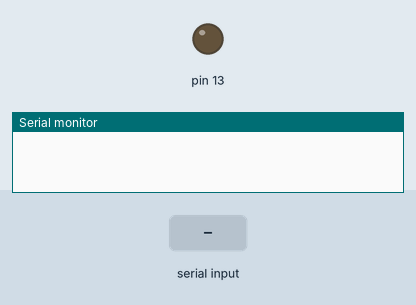
Simulated run of this sketch. Board: Arduino Uno, built with avr-gcc and run on an emulated ATmega328P. Shown: output pins drawn as LEDs (lit = HIGH), the last lines printed to the serial monitor. Inputs (shaded band) come from the test bench.

Above: at 1.2 s.
1.3 s: "90,45\n" received over Serial
At 2.0 s:
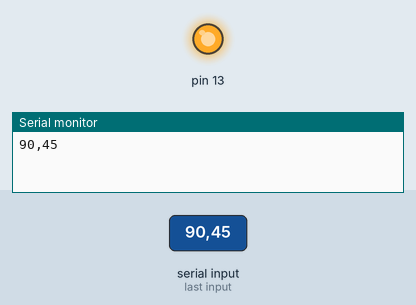
Timing chart, 0 to 10.3 s (numbered marks = the images above; inputs shaded):
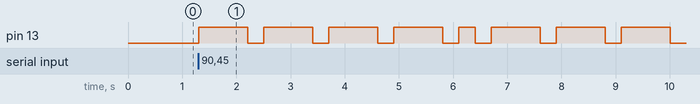

The sketch:

Lab1_arduino.ino
```cpp
String input;
bool morse[36][5] = {
      {0, 1}, //A
      {1, 0, 0, 0}, //B
      {1, 0, 1, 0}, //C
      {1, 0, 0}, //D
      {0}, //E
      {0, 0, 1, 0}, //F
      {1, 1, 0}, //G
      {0, 0, 0, 0}, //H
      {0, 0}, //I
      {0, 1, 1, 1}, //J
      {1, 0, 1}, //K
      {0, 1, 0, 0}, //L
      {1, 1}, //M
      {1, 0}, //N
      {1, 1, 1}, //O
      {0, 1, 1, 0}, //P
      {1, 1, 0, 1}, //Q
      {0, 1, 0}, //R
      {0, 0, 0}, //S
      {1}, //T
      {0, 0, 1}, //U
      {0, 0, 0, 1}, //V
      {0, 1, 1}, //W
      {1, 0, 0, 1}, //X
      {1, 0, 1, 1}, //Y
      {1, 1, 0, 0}, //Z
      {1, 1, 1, 1, 1}, //0
      {0, 1, 1, 1, 1}, //1
      {0, 0, 1, 1, 1}, //2
      {0, 0, 0, 1, 1}, //3
      {0, 0, 0, 0, 1}, //4
      {0, 0, 0, 0, 0}, //5
      {1, 0, 0, 0, 0}, //6
      {1, 1, 0, 0, 0}, //7
      {1, 1, 1, 0, 0}, //8
      {1, 1, 1, 1, 0} //9
      };
      char morseLength[36] = {
        2, 4, 4, 3, 1, 4, 3, 4, 2, 4, 3, 4, 2, 2, 3, 4, 4, 3, 3, 1, 4, 4, 3, 4, 4, 4, 5, 5, 5, 5, 5, 5, 5, 5, 5, 5
      };


void setup(){
    pinMode(13, OUTPUT);
    Serial.begin(9600);


}


void representMorseCharacter(bool morseChar[], int n, int timeUnit){

    for(int i = 0; i < n; i++){
        if(morseChar[i] == 0){
            digitalWrite(13, HIGH);
            delay(timeUnit);
            digitalWrite(13, LOW);
            Serial.print(".");
        }
        if(morseChar[i] == 1){
            digitalWrite(13, HIGH);
            delay(timeUnit*3);
            digitalWrite(13, LOW);
            Serial.print("-");
        }
        delay(timeUnit);
    }
}


void loop(){
    int timeUnit = 300;


     if(Serial.available()){


      input = Serial.readStringUntil('\n');
      Serial.print(input + '\n');
      for(int i = 0; i < input.length(); i++){
        if(input[i]-'0' >= 0 && input[i]-'0' <= 9)
          representMorseCharacter(morse[input[i] - '0' + 26], morseLength[input[i] - '0' + 26], timeUnit);
        else if(input[i]>='A'&& input[i]<='Z')
          representMorseCharacter(morse[input[i] - 'A'], morseLength[input[i] - 'A'], timeUnit);
        else if(input[i]>='a'&& input[i]<='z')
          representMorseCharacter(morse[input[i] - 'a'], morseLength[input[i] - 'a'], timeUnit);
      }
      Serial.print('\n');
     }


}
```

Measured:
- after the input at 1.3 s, pin 13: goes 4 × (HIGH 0.90 s, LOW 0.30 s), HIGH 0.30 s, 3 × (LOW 0.30 s, HIGH 0.90 s), then LOW, starting at once
